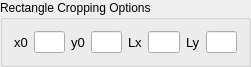
       <widget class="QGroupBox" name="RectangleOptions">
        <property name="geometry">
         <rect>
          <x>460</x>
          <y>480</y>
          <width>251</width>
          <height>58</height>
         </rect>
        </property>
        <property name="toolTip">
         <string>&lt;html&gt;&lt;head/&gt;&lt;body&gt;&lt;p&gt;Options for rectangular cropping.&lt;/p&gt;&lt;/body&gt;&lt;/html&gt;</string>
        </property>
        <property name="styleSheet">
         <string notr="true">QGroupBox:disabled {
    color: rgba(255,255,255,0.5);
    border-color: rgba(255,255,255,0.3);
}
</string>
        </property>
        <property name="title">
         <string>Rectangle Cropping Options</string>
        </property>
        <layout class="QHBoxLayout" name="horizontalLayout_6">
         <item>
          <widget class="QLabel" name="x0RectLabel">
           <property name="font">
            <font>
             <pointsize>10</pointsize>
            </font>
           </property>
           <property name="toolTip">
            <string>&lt;html&gt;&lt;head/&gt;&lt;body&gt;&lt;p&gt;Horizontal cooridnate of the top left corner of the rectangle.&lt;/p&gt;&lt;/body&gt;&lt;/html&gt;</string>
           </property>
           <property name="styleSheet">
            <string notr="true">QLabel:disabled {
    color: rgba(255,255,255,0.5);
    border-color: rgba(255,255,255,0.3);
}
</string>
           </property>
           <property name="text">
            <string>x0</string>
           </property>
          </widget>
         </item>
         <item>
          <widget class="QLineEdit" name="x0Rect">
           <property name="toolTip">
            <string>&lt;html&gt;&lt;head/&gt;&lt;body&gt;&lt;p&gt;Horizontal cooridnate of the top left corner of the rectangle.&lt;/p&gt;&lt;/body&gt;&lt;/html&gt;</string>
           </property>
           <property name="styleSheet">
            <string notr="true">QLineEdit:disabled {
    color: rgba(255,255,255,0.5);
    border-color: rgba(255,255,255,0.3);
}
</string>
           </property>
          </widget>
         </item>
         <item>
          <widget class="QLabel" name="y0RectLabel">
           <property name="font">
            <font>
             <pointsize>10</pointsize>
            </font>
           </property>
           <property name="toolTip">
            <string>&lt;html&gt;&lt;head/&gt;&lt;body&gt;&lt;p&gt;Vertical cooridnate of the top left corner of the rectangle.&lt;/p&gt;&lt;/body&gt;&lt;/html&gt;</string>
           </property>
           <property name="styleSheet">
            <string notr="true">QLabel:disabled {
    color: rgba(255,255,255,0.5);
    border-color: rgba(255,255,255,0.3);
}
</string>
           </property>
           <property name="text">
            <string>y0</string>
           </property>
          </widget>
         </item>
         <item>
          <widget class="QLineEdit" name="y0Rect">
           <property name="toolTip">
            <string>&lt;html&gt;&lt;head/&gt;&lt;body&gt;&lt;p&gt;Vertical cooridnate of the top left corner of the rectangle.&lt;/p&gt;&lt;/body&gt;&lt;/html&gt;</string>
           </property>
           <property name="styleSheet">
            <string notr="true">QLineEdit:disabled {
    color: rgba(255,255,255,0.5);
    border-color: rgba(255,255,255,0.3);
}
</string>
           </property>
          </widget>
         </item>
         <item>
          <widget class="QLabel" name="LxLabel">
           <property name="font">
            <font>
             <pointsize>10</pointsize>
            </font>
           </property>
           <property name="toolTip">
            <string>&lt;html&gt;&lt;head/&gt;&lt;body&gt;&lt;p&gt;Horizontal length of the rectangle (in pixels).&lt;/p&gt;&lt;/body&gt;&lt;/html&gt;</string>
           </property>
           <property name="styleSheet">
            <string notr="true">QLabel:disabled {
    color: rgba(255,255,255,0.5);
    border-color: rgba(255,255,255,0.3);
}
</string>
           </property>
           <property name="text">
            <string>Lx</string>
           </property>
          </widget>
         </item>
         <item>
          <widget class="QLineEdit" name="Lx">
           <property name="toolTip">
            <string>&lt;html&gt;&lt;head/&gt;&lt;body&gt;&lt;p&gt;Horizontal length of the rectangle (in pixels).&lt;/p&gt;&lt;/body&gt;&lt;/html&gt;</string>
           </property>
           <property name="styleSheet">
            <string notr="true">QLineEdit:disabled {
    color: rgba(255,255,255,0.5);
    border-color: rgba(255,255,255,0.3);
}
</string>
           </property>
          </widget>
         </item>
         <item>
          <widget class="QLabel" name="LyLabel">
           <property name="font">
            <font>
             <pointsize>10</pointsize>
            </font>
           </property>
           <property name="toolTip">
            <string>&lt;html&gt;&lt;head/&gt;&lt;body&gt;&lt;p&gt;Vertical length of the rectangle (in pixels).&lt;/p&gt;&lt;/body&gt;&lt;/html&gt;</string>
           </property>
           <property name="styleSheet">
            <string notr="true">QLabel:disabled {
    color: rgba(255,255,255,0.5);
    border-color: rgba(255,255,255,0.3);
}
</string>
           </property>
           <property name="text">
            <string>Ly</string>
           </property>
          </widget>
         </item>
         <item>
          <widget class="QLineEdit" name="Ly">
           <property name="toolTip">
            <string>&lt;html&gt;&lt;head/&gt;&lt;body&gt;&lt;p&gt;Vertical length of the rectangle (in pixels).&lt;/p&gt;&lt;/body&gt;&lt;/html&gt;</string>
           </property>
           <property name="styleSheet">
            <string notr="true">QLineEdit:disabled {
    color: rgba(255,255,255,0.5);
    border-color: rgba(255,255,255,0.3);
}
</string>
           </property>
          </widget>
         </item>
        </layout>
       </widget>
